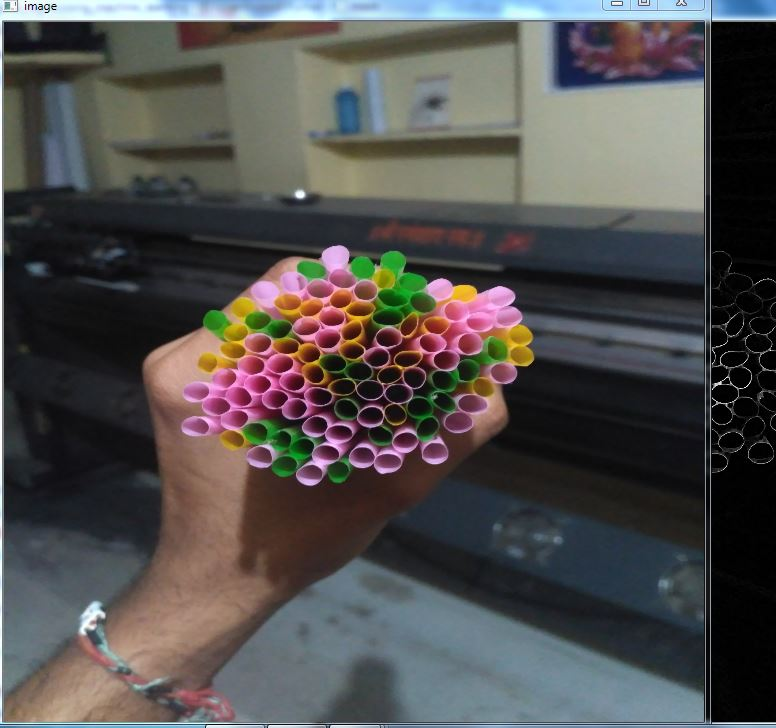
#> input picture straw7.JPG, 776 x 728 px, found by its file name
$ python count_circle.py   (older library calls are emulated)
#> lines starting #> are read from the running program, lines starting #| are printed output that depends on the picture; after the words box and inside, x2 and y2 are one past the last pixel; in counts of white or black regions, pixels touching at a corner belong together
# no time to comment every line :)
import numpy as np
import cv2
image1=cv2.imread('straw7.jpg')
#> image1 is the input picture: shape (728, 776, 3); mean B, G, R 78, 79, 81.2

image2=cv2.resize(image1,(700,700))
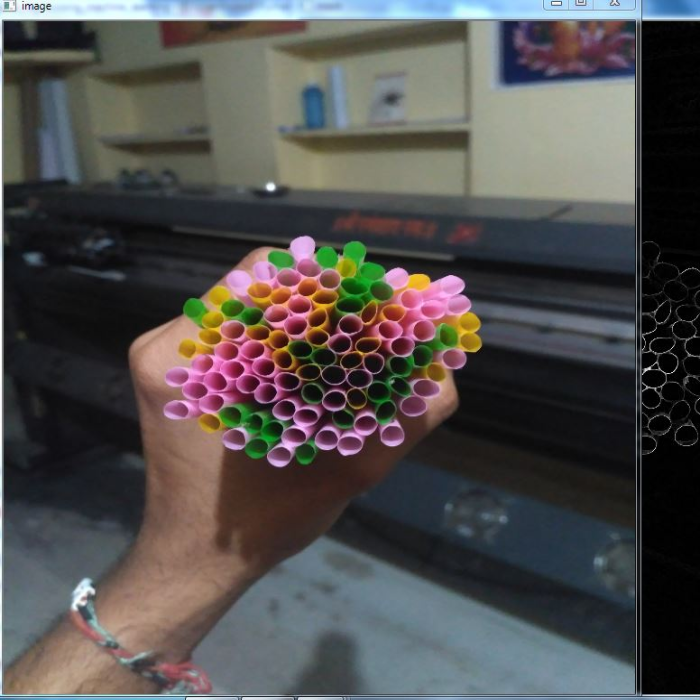
#> image2: shape (700, 700, 3); mean B, G, R 77.9, 78.9, 81.1
image=image1
image=cv2.cvtColor(image,cv2.COLOR_BGR2GRAY)
image=cv2.resize(image,(700,700))
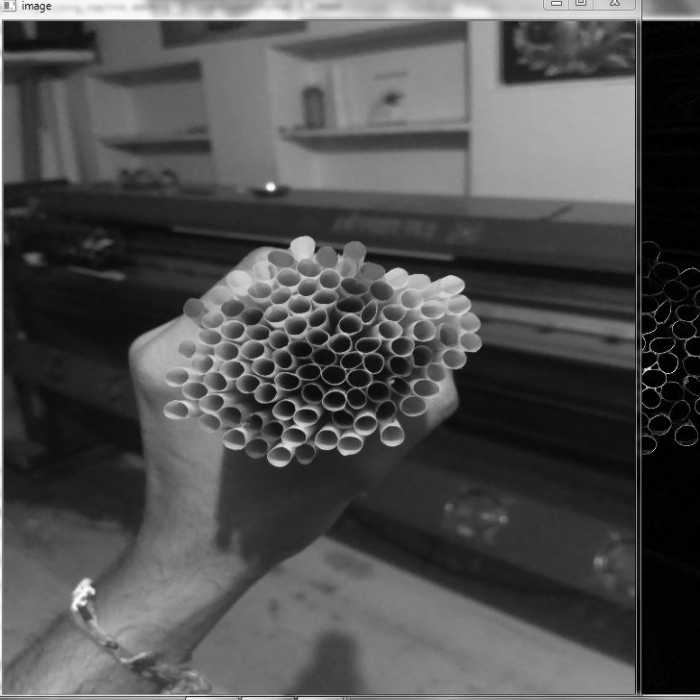
#> image: shape (700, 700); min 0, max 255, mean 79.4
image1=image

#converting into binary
_,th=cv2.threshold(image,127,255,cv2.THRESH_OTSU,0)
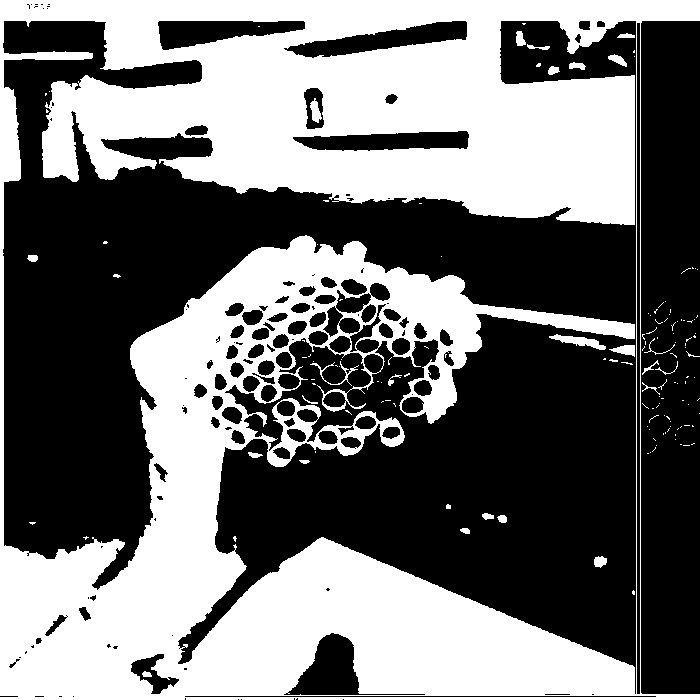
#> th: shape (700, 700); 44.5% white; 141 white regions (113 under 20 px), largest, box (x1, y1, x2, y2) and area: (0, 0, 700, 700) 215511, (549, 334, 606, 350) 370, (609, 345, 635, 357) 184
cv2.imshow('image',image2)
#inverting the image
gray_lap_gray_inv=255-image
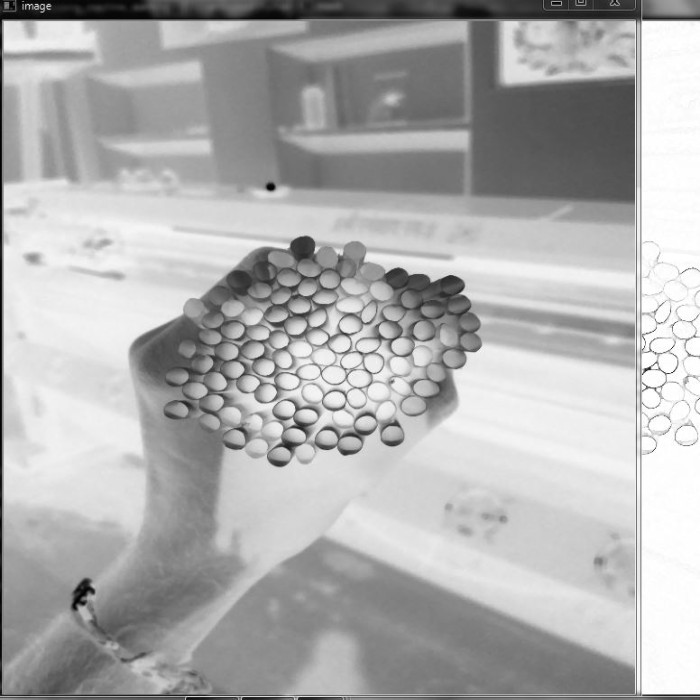
#> gray_lap_gray_inv: shape (700, 700); min 0, max 255, mean 175.6
height,width=image.shape
#> height = 700; width = 700


gray_lap=cv2.Laplacian(gray_lap_gray_inv,cv2.CV_8UC3,ksize=1)
dilate_lap = cv2.convertScaleAbs(gray_lap)

se1 = cv2.getStructuringElement(cv2.MORPH_RECT, (3,3))
mask = cv2.morphologyEx(gray_lap, cv2.MORPH_CLOSE, se1)
#***************printing mask image**********************
cv2.imshow('mask',mask)

dilate_lap=cv2.dilate(gray_lap,(3,3),iterations=0)

dilate_lap[dilate_lap>10]=255
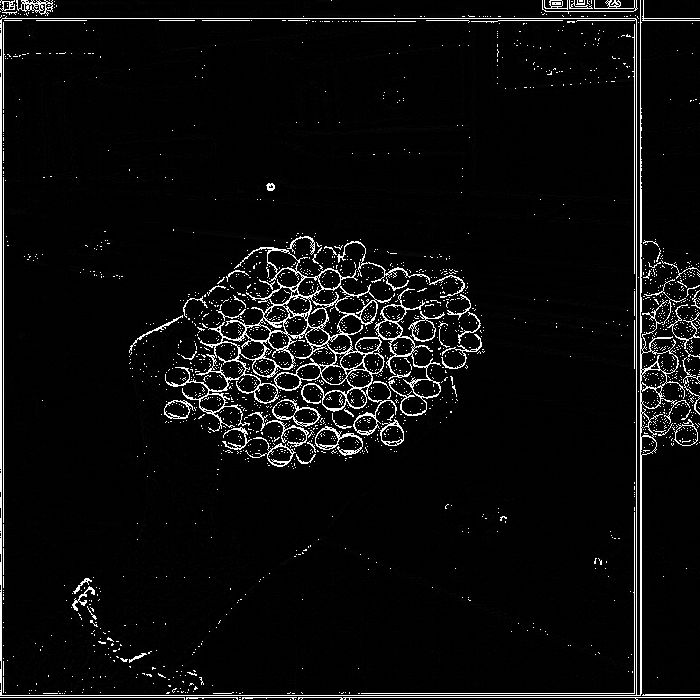
#> dilate_lap: shape (700, 700); min 0, max 255, mean 12.9
counting=[]
_,gray_lap=cv2.threshold(dilate_lap,126,255,cv2.THRESH_OTSU+cv2.THRESH_BINARY)
#> gray_lap: shape (700, 700); 4.7% white in thin lines or dots
dilate_lap=cv2.dilate(gray_lap,None,iterations=1)
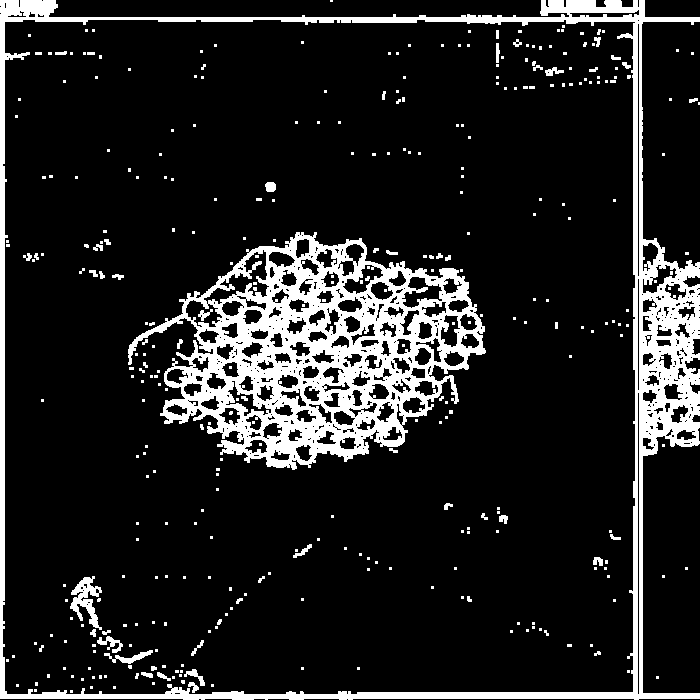
#> dilate_lap: shape (700, 700); 13.6% white; 356 white regions (298 under 20 px)
#find the objects
_, cnts, h = cv2.findContours(dilate_lap.copy(), cv2.RETR_EXTERNAL, cv2.CHAIN_APPROX_SIMPLE)
#> cnts = 13 contours, 12 with area under 20; largest, box (x1, y1, x2, y2) and area: (0, 0, 700, 700) 450371; h = 13 rows, first 6: [1, -1, -1, -1], [2, 0, -1, -1], [3, 1, -1, -1], [4, 2, -1, -1], [5, 3, -1, -1], [6, 4, -1, -1]
if len(cnts) > 0:
            c = max(cnts, key=cv2.contourArea)
#> c = contour of 501 points, box (x1, y1, x2, y2) (0, 0, 700, 700), area 450371

            print('c and len',c,len(c))
#> (printed output is left out)
            x, y, w, h = cv2.boundingRect(c)
#> x = 0; y = 0; w = 700; h = 700
            cc=cv2.drawContours(image1,c,-1,(0,0,255),2)
            ccc=image1-cc
#> ccc: shape (700, 700); every value is 0
            cv2.imshow('ccc',ccc)

            #cv2.imshow('image', image1)
            cv2.waitKey(0)
            cropped_image = dilate_lap[x+85:x+5 + h+90, y-50:y+5+ w-50]
#> cropped_image = 615 rows, first 6: [0, 0, 0, 0, 0], [0, 0, 0, 0, 0], [0, 0, 0, 0, 0], [0, 0, 0, 0, 0], [0, 0, 0, 0, 0], [0, 0, 0, 0, 0]
            cropped_RGB=image2[x+85:x+5 + h+90, y-50:y+5+ w-50]
            cv2.imshow('cropped_rgb',cropped_RGB)
            cv2.waitKey(0)
            se1 = cv2.getStructuringElement(cv2.MORPH_ELLIPSE, (5, 5))

            cropped_image = cv2.morphologyEx(cropped_image, cv2.MORPH_CLOSE, se1)
            dil_cropped=cv2.erode(cropped_image,None,iterations=1)
#> dil_cropped has the same summary as cropped_image

            se1 = cv2.getStructuringElement(cv2.MORPH_ELLIPSE, (5,5))
            dil_cropped = cv2.morphologyEx(dil_cropped, cv2.MORPH_CLOSE, se1)
            dil_cropped=cv2.dilate(dil_cropped,(3,3),iterations=4)

            se1 = cv2.getStructuringElement(cv2.MORPH_RECT, (5,5))
            mask = cv2.morphologyEx(dil_cropped, cv2.MORPH_CLOSE, se1)
#> mask has the same summary as cropped_image
            mask=cv2.erode(mask,(7,7),iterations=2)
            mask=cv2.dilate(mask,(5,5),iterations=4)
            se1 = cv2.getStructuringElement(cv2.MORPH_ELLIPSE, (5,5))
            mask = cv2.morphologyEx(mask, cv2.MORPH_CLOSE, se1)
            mask=~mask
#> mask = 615 rows, first 6: [255, 255, 255, 255, 255], [255, 255, 255, 255, 255], [255, 255, 255, 255, 255], [255, 255, 255, 255, 255], [255, 255, 255, 255, 255], [255, 255, 255, 255, 255]
            # make border around image
            mask = cv2.copyMakeBorder(mask, top=25, bottom=25, left=25,
                                               right=25,
                                               borderType=cv2.BORDER_CONSTANT, value=[255, 255, 255])
#> mask: shape (665, 55); 97.3% white; 5 black regions, box (x1, y1, x2, y2) and area: (25, 235, 30, 323) 432, (25, 326, 30, 402) 360, (25, 202, 30, 232) 140, (25, 182, 30, 192) 43, (25, 636, 30, 640) 20
            mask = cv2.copyMakeBorder(mask, top=25, bottom=25, left=25,
                                      right=25,
                                      borderType=cv2.BORDER_CONSTANT, value=[0,0,0])
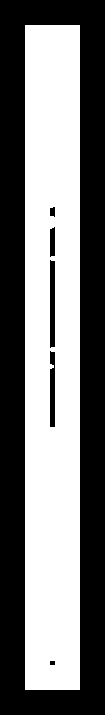
#> mask: shape (715, 105); 47.4% white; 1 white region
            _, cnts, h = cv2.findContours(mask.copy(), cv2.RETR_LIST, cv2.CHAIN_APPROX_SIMPLE)
#> cnts = 6 contours; box (x1, y1, x2, y2) and area: (25, 25, 80, 690) 35856, (49, 259, 56, 349) 523, (49, 350, 56, 428) 442, (49, 226, 56, 258) 172, (49, 206, 56, 218) 56, (49, 660, 56, 666) 28; h = [[1, -1, -1, -1], [2, 0, -1, -1], [3, 1, -1, -1], [4, 2, -1, -1], [5, 3, -1, -1], [-1, 4, -1, -1]]
            if len(cnts) > 0:
                for (i,c) in enumerate(cnts):
                    area=cv2.contourArea(c)
                    print('area',area)
                    x1, y1, w1, h1 = cv2.boundingRect(c)
                    if area>100 and area<400 :
                        counting.append(i)
                        x, y, w, h = cv2.boundingRect(c)
                        cv2.rectangle(cropped_RGB,(x-55,y-44),(x+w-55,y+h-44),(255,0,5),1)
                        print('number of Straw Counted',len(counting))
                        cv2.putText(cropped_RGB,str(i),(x-55,y-44),cv2.FONT_HERSHEY_SIMPLEX,.3,(255,255,255),1)
#> this loop made 6 passes
#> (area, x1, y1, w1, h1, x, y, w) on pass 4: (172.5, 49, 226, 7, 32, 49, 226, 7)
#> (area, x1, y1, w1, h1) on passes 1, 2, 3, 5: (28, 49, 660, 7, 6), (441.5, 49, 350, 7, 78), (523, 49, 259, 7, 90), (56, 49, 206, 7, 12)
#| area 28.0
#| area 441.5
#| area 523.0
#| area 172.5
#| number of Straw Counted 1
#| area 56.0
#| area 35856.0
#> after the loop, counting = [3]
                cv2.putText(cropped_RGB,'total-'+str(len(counting)),(270,222),cv2.FONT_HERSHEY_SIMPLEX,.8,(0,0,255),2)
                cv2.imshow('im_mask', image1)
                cv2.waitKey(0)

cv2.destroyAllWindows()
if __name__=='__main__':
    print('Executed successfully')

$ run again, with image.JPG copied over straw7.JPG
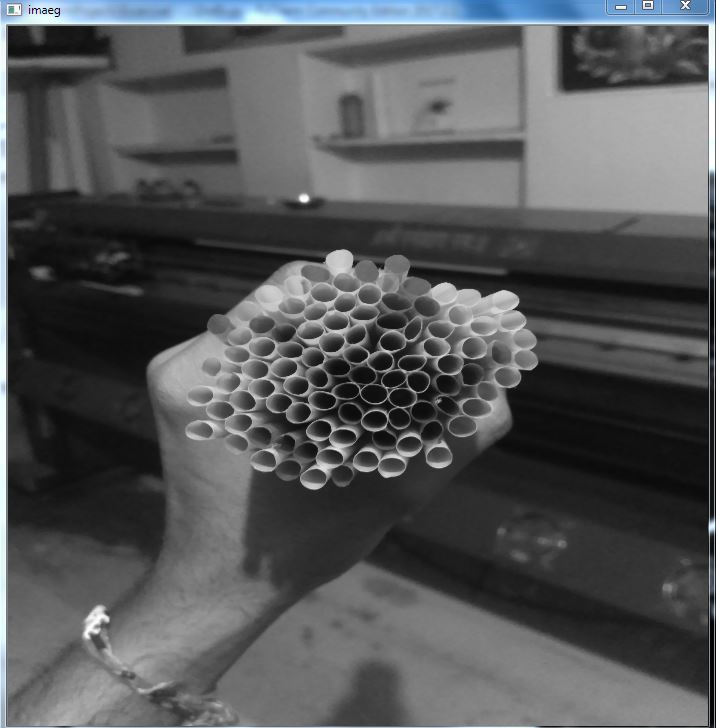
#> input picture image.JPG, 716 x 728 px, found by its file name
#> image1 is the input picture: shape (728, 716, 3); mean B, G, R 87.9, 86.3, 84.6
#> `_,th=cv2.threshold(image,127,255,cv2.THRESH_OTSU,0)`:
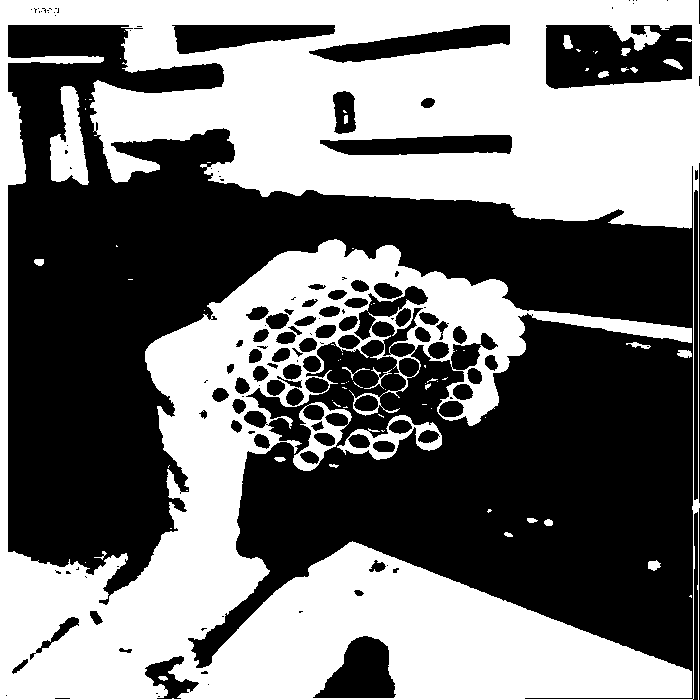
#> th: shape (700, 700); 46.2% white; 73 white regions (48 under 20 px), largest, box (x1, y1, x2, y2) and area: (0, 0, 700, 700) 219837, (50, 86, 89, 185) 2311, (337, 415, 442, 460) 1434
#> `_, cnts, h = cv2.findContours(dilate_lap.copy(), cv2.RETR_EXTERNAL, cv..`: cnts = 4 contours, 1 with area under 20; largest, box (x1, y1, x2, y2) and area: (0, 0, 700, 700) 474598, (0, 68, 2, 93) 24, (0, 163, 2, 186) 22; h = [[1, -1, -1, -1], [2, 0, -1, -1], [3, 1, -1, -1], [-1, 2, -1, -1]]
#> `c = max(cnts, key=cv2.contourArea)`: c = contour of 218 points, box (x1, y1, x2, y2) (0, 0, 700, 700), area 474598
#> (printed output is left out)
#> `x, y, w, h = cv2.boundingRect(c)`: x = 0; w = 700
#> ccc: shape (700, 700); every value is 0
#> cropped_image = 615 rows, first 6: [0, 0, 0, 0, 0], [0, 0, 0, 0, 0], [0, 0, 0, 0, 0], [0, 0, 0, 0, 0], [0, 0, 0, 0, 0], [0, 0, 0, 0, 0]
#> dil_cropped has the same summary as cropped_image
#> `mask = cv2.morphologyEx(dil_cropped, cv2.MORPH_CLOSE, se1)`: mask has the same summary as cropped_image
#> `mask=~mask`: mask = 615 rows, first 6: [255, 255, 255, 255, 255], [255, 255, 255, 255, 255], [255, 255, 255, 255, 255], [255, 255, 255, 255, 255], [255, 255, 255, 255, 255], [255, 255, 255, 255, 255]
#> `mask = cv2.copyMakeBorder(mask, top=25, bottom=25, left=25, right=25, ..`:
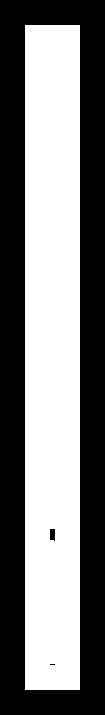
#> mask: shape (715, 105); 48.6% white; 1 white region
#> `_, cnts, h = cv2.findContours(mask.copy(), cv2.RETR_LIST, cv2.CHAIN_AP..`: cnts = 3 contours, 1 with area under 20; largest, box (x1, y1, x2, y2) and area: (25, 25, 80, 690) 35856, (49, 528, 56, 542) 72; h = [[1, -1, -1, -1], [2, 0, -1, -1], [-1, 1, -1, -1]]
#> the loop `for (i,c) in enumerate(cnts):` made 3 passes
#> (area, x1, y1, w1, h1) on pass 2: (71.5, 49, 528, 7, 14)
#> (printed output is left out)
#> after the loop `for (i,c) in enumerate(cnts):`: counting = []
